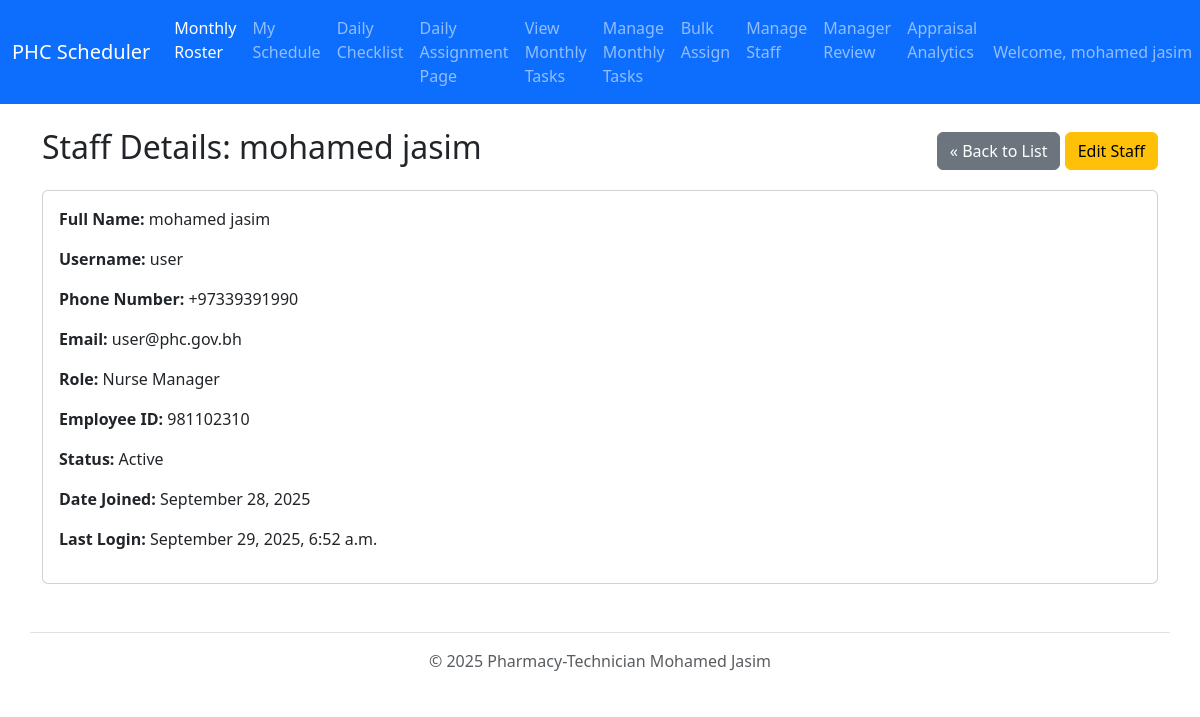
The app's page /staff/1/ (signed in), older data.
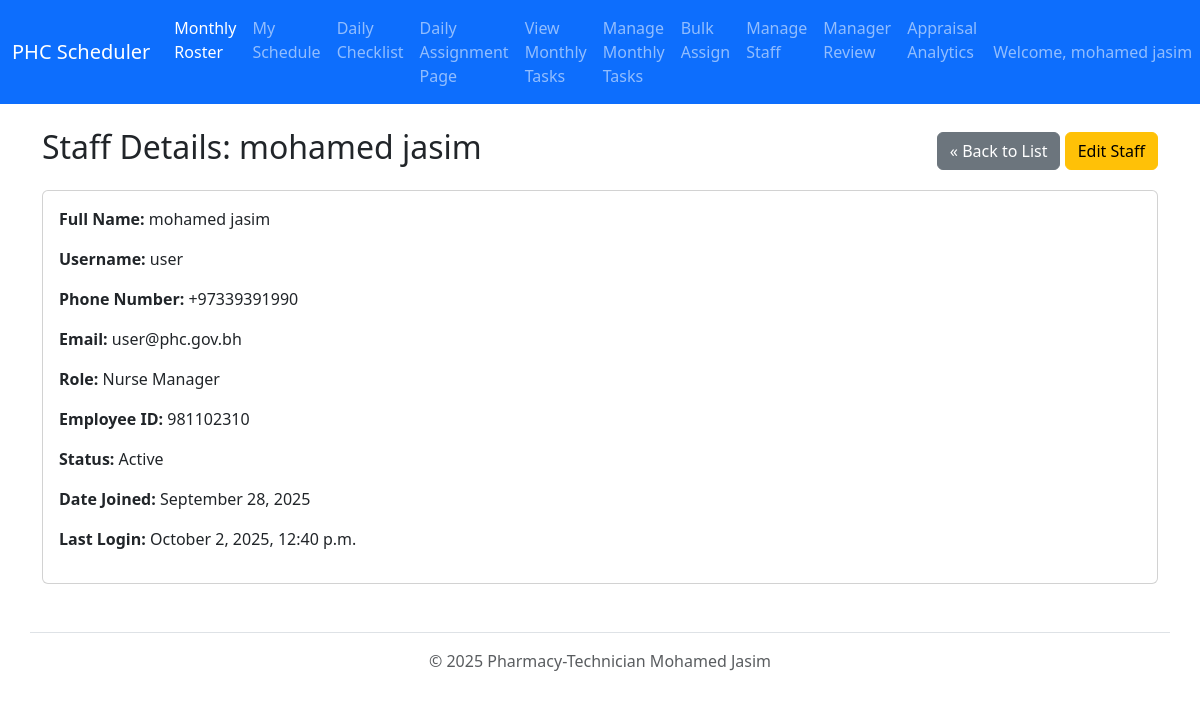
The same page, newer data.
### main_app/models.py (models this page shows, shortened)
class User(AbstractUser):
    class Role(models.TextChoices):
        NURSE = 'NURSE', 'Nurse'
        MAS = 'MAS', 'MAS (Auxiliary)'
        NURSE_MANAGER = 'MANAGER', 'Nurse Manager'
    username = models.CharField(
        max_length=150,
        unique=True,
        help_text="The part of the email before @phc.gov.bh"
    )
    email = models.EmailField(blank=True)
    phone_number = PhoneNumberField(
        unique=True,
        region='BH',
        help_text="Must be a unique Bahraini phone number."
    )
    employee_id = models.IntegerField(unique=True, blank=True, null=True)
    role = models.CharField(max_length=7, choices=Role.choices, default=Role.NURSE)
    USERNAME_FIELD = 'username'
    REQUIRED_FIELDS = ['first_name', 'last_name', 'phone_number']
    @property
    def full_email(self):
        return f"{self.username}@phc.gov.bh"

### main_app/views.py (the view)
# urls.py: path('staff/<int:pk>/', views.StaffDetailView.as_view(), name='staff_detail'),
class StaffDetailView(LoginRequiredMixin, ManagerRequiredMixin, DetailView):
    model = User
    template_name = 'staff_detail.html'
    context_object_name = 'staff_member'

### main_app/views.py (called while the page is built)
    def test_func(self):
        return self.request.user.role == "MANAGER"

### main_app/templates/staff_detail.html (shortened to what this page needs)
{% extends 'base.html' %}
{% block content %}
<div class="d-flex justify-content-between align-items-center mb-3">
        <h2>Staff Details: {{ staff_member.get_full_name }}</h2>
        <div>
            <a href="{% url 'main_app:staff_list' %}" class="btn btn-secondary">&laquo; Back to List</a>
            <a href="{% url 'main_app:staff_edit' staff_member.pk %}" class="btn btn-warning">Edit Staff</a>
        </div>
    </div>
    <div class="card">
        <div class="card-body">
            <p><strong>Full Name:</strong> {{ staff_member.get_full_name }}</p>
            <p><strong>Username:</strong> {{ staff_member.username }}</p>
            <p><strong>Phone Number:</strong> {{ staff_member.phone_number }}</p>
            <p><strong>Email:</strong> {{ staff_member.full_email }}</p>
            <p><strong>Role:</strong> {{ staff_member.get_role_display }}</p>
            <p><strong>Employee ID:</strong> {{ staff_member.employee_id|default:"N/A" }}</p>
            <p><strong>Status:</strong> {% if staff_member.is_active %}Active{% else %}Inactive{% endif %}</p>
            <p><strong>Date Joined:</strong> {{ staff_member.date_joined|date:"F j, Y" }}</p>
            <p><strong>Last Login:</strong> {{ staff_member.last_login|date:"F j, Y, P" }}</p>
        </div>
    </div>
{% endblock %}

### main_app/templates/base.html (shortened to what this page needs)
{% load static %}
<!DOCTYPE html>
<html lang="en">
<head>
  <link href="https://cdn.jsdelivr.net/npm/bootstrap@5.3.3/dist/css/bootstrap.min.css" rel="stylesheet">
  <link rel="stylesheet" href="{% static 'css/print.css' %}" media="print">
</head>
<body>
  <nav class="navbar navbar-expand-lg navbar-dark bg-primary">
    <div class="container-fluid">
      <a class="navbar-brand" href="{% url 'main_app:index' %}">PHC Scheduler</a>
      <div class="collapse navbar-collapse" id="navbarNav">
        <div class="navbar-nav me-auto">
          <a class="nav-link active" href="{% url 'main_app:index' %}">Monthly Roster</a>
          <a class="nav-link" href="{% url 'main_app:my_schedule' %}">My Schedule</a>
          <a class="nav-link" href="{% url 'main_app:checklist' %}">Daily Checklist</a>
          {% if request.user.role == 'MANAGER' %}
          <a class="nav-link" href="{% url 'main_app:daily_assign_redirect' %}">Daily Assignment Page</a>
          <a class="nav-link" href="{% url 'main_app:monthly_assignment_today' %}">View Monthly Tasks</a>
          <a class="nav-link" href="{% url 'main_app:monthly_assignment_list' %}">Manage Monthly Tasks</a>
          <a class="nav-link" href="{% url 'main_app:bulk_assign' %}">Bulk Assign</a>
          <a class="nav-link" href="{% url 'main_app:staff_list' %}">Manage Staff</a>
          <a class="nav-link" href="{% url 'main_app:manager_review' %}">Manager Review</a>
          <a class="nav-link" href="{% url 'main_app:appraisal_analytics' %}">Appraisal Analytics</a>
          {% endif %}
        </div>
        <div class="navbar-nav">
          <li class="nav-item dropdown">
            <a class="nav-link dropdown-toggle" href="#" role="button" data-bs-toggle="dropdown">
              Welcome, {{ request.user.get_full_name }}
            </a>
          </li>
        </div>
      </div>
    </div>
  </nav>
  <main class="container mt-4">
    {% block content %}
    {% endblock %}
  </main>
  <footer class="container mt-5 py-3 text-center text-muted border-top">
    &copy; 2025 Pharmacy-Technician Mohamed Jasim
  </footer>
</body>
</html>

Row changes from the older to the newer data that the page shows:
changed User "mohamed jasim": last_login "September 29, 2025, 6:52 a.m." → "October 2, 2025, 12:40 p.m."
